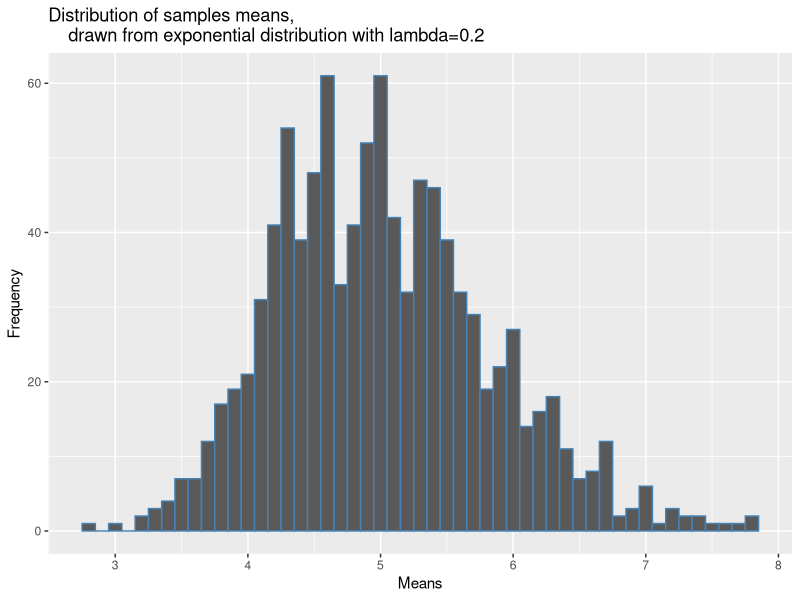
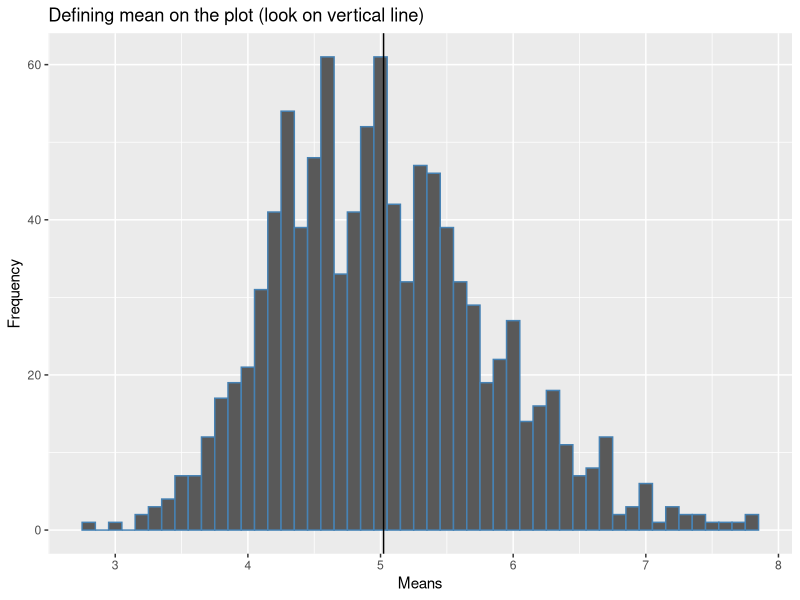
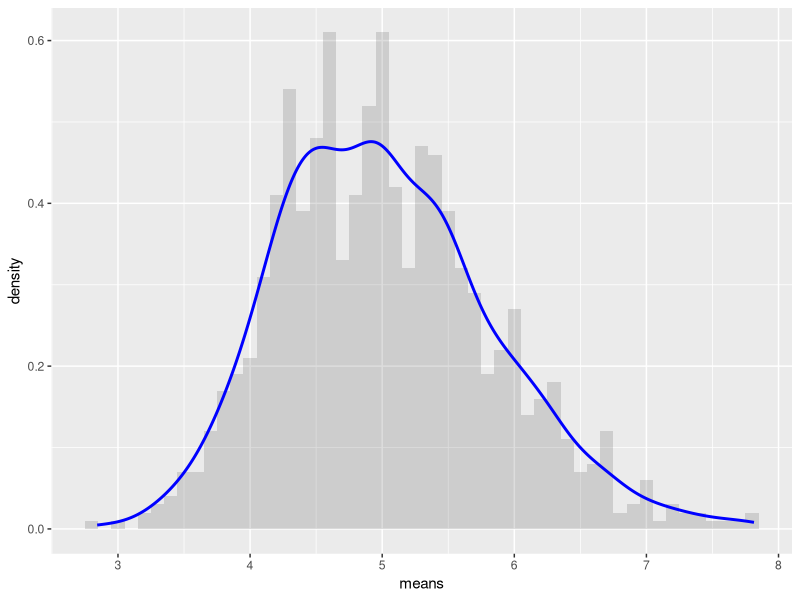

Recreate these plots in R, in order.
## ---- chunk 1
# loading neccesary libraries
library(ggplot2) 

# set constants
lambda <- 0.2 # rate parameter for exponential distribution 
n <- 40 # number of exponetials
numberOfSimulations <- 1000 # number of simulations

# set the seed to create reproducability
set.seed(123456)

# creating matrix with observations
exponentialDistributions <- matrix(data=rexp(n * numberOfSimulations, 
                                             lambda), 
                                   nrow=numberOfSimulations)

# creating data frame with means of rows in the matrix
exponentialDistributionMeans <- data.frame(means=apply(exponentialDistributions, 1, mean))

# plotting the means
ggplot(data = exponentialDistributionMeans, aes(x = means)) + 
              geom_histogram(binwidth=0.1, color = "steelblue") + 
              labs(title = "Distribution of samples means,
    drawn from exponential distribution with lambda=0.2") + 
              labs(x = "Means") +
              labs(y = "Frequency")
## ---- chunk 2
# calculating theoretical mean $\mu$
mu <- 1 / lambda
mu
## ---- chunk 3
# calculating sample mean 
SampleMean <- mean(exponentialDistributionMeans$means)
SampleMean
## ---- chunk 4
# show sample mean on the plot
ggplot(data = exponentialDistributionMeans, aes(x = means)) + 
              geom_histogram(binwidth=0.1, color = "steelblue") + 
              labs(title = "Defining mean on the plot (look on vertical line) ") + 
              labs(x = "Means") +
              labs(y = "Frequency") + 
              geom_vline(xintercept = SampleMean)

## ---- chunk 5
sd <- 1/lambda/sqrt(n)
sd
## ---- chunk 6
Var <- sd^2
Var
## ---- chunk 7
sd_x <- sd(exponentialDistributionMeans$means)
sd_x

Var_x <- var(exponentialDistributionMeans$means)
Var_x
## ---- chunk 8
# plot the means
ggplot(data = exponentialDistributionMeans, aes(x = means)) + 
  geom_histogram(binwidth=0.1, aes(y=..density..), alpha=0.2) + 
  geom_density(colour="blue", size=1)
  
